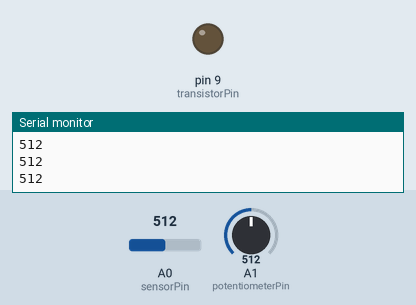
A sketch run on a simulated Arduino Uno, built with avr-gcc and run on an emulated ATmega328P. On the bench: output pins drawn as LEDs (lit = HIGH), the last lines printed to the serial monitor. The inputs (shaded band) are chosen by the test bench; at power-on: A0 (sensorPin) = 512, A1 (potentiometerPin) = 512.

Above: at 1.2 s.
1.3 s: A0 (sensorPin) set to 504
At 2.2 s:
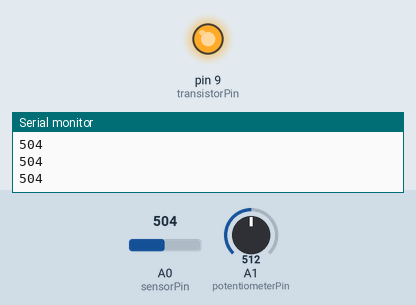
2.8 s: A0 (sensorPin) set to 716
At 3.5 s:
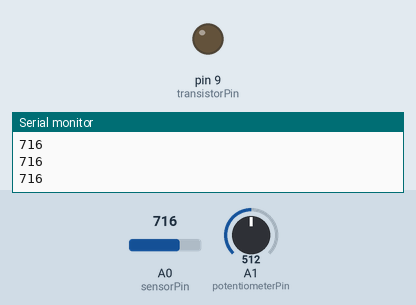
4.3 s: A0 (sensorPin) set to 511
At 5.7 s:
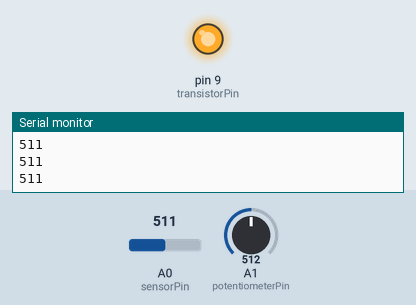
Timing chart, 0 to 7.3 s (numbered marks = the images above; inputs shaded):
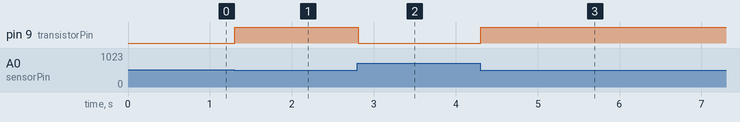

The sketch:

nightlight.ino
```cpp
const int sensorPin = 0;    // defining all the pins
const int transistorPin = 9;
const int potentiometerPin = 1; // center pin of pot is connected to A1, edge pins connect to 5V and GND.

int level; // defining variables to be used later
int threshold;

void setup() {  // put your setup code here, to run once:
  pinMode(transistorPin, OUTPUT);  // defining transistor pin as an output
  Serial.begin(9600); // outputting light value to serial for tuning
}

void loop() {  // put your main code here, to run repeatedly:
  threshold = analogRead(potentiometerPin); // potentiometer to set the threshold
  level=analogRead(sensorPin); // read the voltage from the sensor pin
  Serial.print(level); // print the level to the serial
  Serial.println(); // newline to make the serial output more readable

if (level < threshold) {
  digitalWrite(transistorPin, HIGH);  // if the light level is below the threshold set at the start, make transistorpin high, turning the light strip on
}

else{
  digitalWrite(transistorPin, LOW);  // if the light level is above the treshold, the transistorpin is set to low, and the lights turn off
}

}
```

Measured:
- the behaviour switches between 512 and 511 on A0 (sensorPin) (found by bisection; images 0 and 1)
- after the input at 1.3 s, pin 9 (transistorPin): LOW → HIGH at once
- after the input at 2.8 s, pin 9 (transistorPin): HIGH → LOW at once
- after the input at 4.3 s, pin 9 (transistorPin): LOW → HIGH at once
